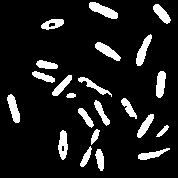
//> input picture MorphologicalImageProcessing/LabelConnectedComponent/bw_bacteria.bmp, 178 x 178 px
$ ./main   (built with g++ and OpenCV 4)
//> lines starting //> are read from the running program, lines starting //| are printed output that depends on the picture; after the words box and inside, x2 and y2 are one past the last pixel; in counts of white or black regions, pixels touching at a corner belong together
/**********************************************************************

Copyright (c) Mr.Bin. All rights reserved.
For more information visit: http://blog.csdn.net/webzhuce

**********************************************************************/
#include<opencv2/opencv.hpp>
using namespace cv;


/*
 *only process binary image
 *iseight = true means eight connected, otherwise four connected
*/
int LabelConnectedComponent(const cv::Mat &src, cv::Mat &dst, bool iseight = true)
{
    Mat structelement;
    if(iseight)
        structelement = getStructuringElement(MORPH_RECT, Size(3, 3));
    else
         structelement = getStructuringElement(MORPH_CROSS, Size(3, 3));

    dst = Mat::ones(src.size(), src.type());
    Mat tmp = Mat::ones(src.size(), src.type()); // save last reuslt image
    Mat img = Mat::ones(src.size(), src.type()); //image B
    int labelnum = 0; //label of connected component

    Mat backupsrc;
    src.copyTo(backupsrc);
    for(int i = 0; i < backupsrc.rows; i++)
    {
        for(int j = 0; j < backupsrc.cols; j++)
        {
            if(backupsrc.at<uchar>(i, j) == 255)
            {
                Mat img = Mat::ones(src.size(), src.type());
                img.at<uchar>(i, j) = 255;
                img.copyTo(tmp);  //Temporary save
                labelnum++;

                while(true)  // until not change
                {
                    cv::dilate(img, img, structelement);
                    bitwise_and(img, src, img);
                    //if img do not change, this connected component is finished
                    if (cv::countNonZero(img - tmp) == 0)
                        break;
                    img.copyTo(tmp);
                }


                //label the connected component
                for(int r = 0; r < img.rows; r++)
                {
                    for(int c = 0; c < img.cols; c++)
                    {
                        if(img.at<uchar>(r, c) == 255)
                        {
                            backupsrc.at<uchar>(r, c) = 0;
                            dst.at<uchar>(r, c) = labelnum;
                        }
                    }
                }
            }
        }
    }
    return labelnum;
}

int main(int argc, char *argv[])
{
   Mat originimage = imread("../LabelConnectedComponent/bw_bacteria.bmp", 0);
//> originimage: 178 rows x 178 cols, CV_8UC1; 11% white; 22 white regions, largest, box (x1, y1, x2, y2) and area: (89, 2, 118, 19) 255, (136, 34, 152, 66) 225, (95, 42, 121, 61) 216
   Mat element = getStructuringElement(MORPH_RECT, Size(3, 3));
   imshow("OriginImage", originimage);
   Mat dilateimage;
   cv::dilate(originimage, dilateimage, element);
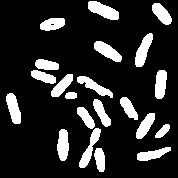
//> dilateimage: 178 rows x 178 cols, CV_8UC1; 16.6% white; 21 white regions, largest, box (x1, y1, x2, y2) and area: (88, 1, 119, 20) 351, (135, 33, 153, 67) 325, (94, 41, 122, 62) 310
   imshow("DilateImage", dilateimage);

   Mat output;
   int num = LabelConnectedComponent(dilateimage, output);
//> the loop in LabelConnectedComponent, `for(int i = 0; i < backupsrc.rows; i++)` made 178 passes
//> labelnum on passes 1 to 3: 0, 1, 1
//> after the loop in LabelConnectedComponent, `for(int i = 0; i < backupsrc.rows; i++)`:
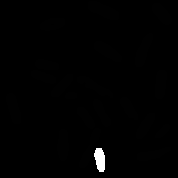
//> tmp: 178 rows x 178 cols, CV_8UC1; min 0, max 255, mean 1.8
//> after the loop in LabelConnectedComponent, `for(int i = 0; i < backupsrc.rows; i++)`: backupsrc: 178 rows x 178 cols, CV_8UC1; 16.55% of pixels changed, all inside (x1, y1, x2, y2) = (6, 1, 172, 172)
//> after the loop in LabelConnectedComponent, `for(int i = 0; i < backupsrc.rows; i++)`:
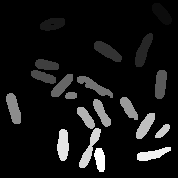
//> dst: 178 rows x 178 cols, CV_8UC1; min 1, max 21, mean 2.6; drawn with min black and max white
//> after the loop in LabelConnectedComponent, `for(int i = 0; i < backupsrc.rows; i++)`: labelnum = 21
//> num = 21
   std::cout<< num << std::endl;
//| 21
   imshow("Output", output);


    waitKey(0);
    return 0;

}
